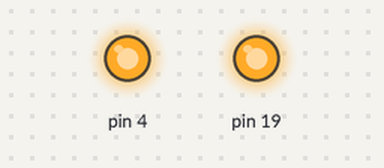
This sketch was run on a simulated Arduino Uno, built with avr-gcc and run on an emulated ATmega328P. On the bench: output pins drawn as LEDs (lit = HIGH).

Above: at 0.1 s.
Timing chart, 0 to 1.6 s (numbered marks = the images above):
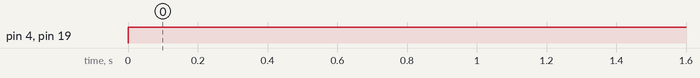

The sketch:

LEDBasics.ino
```cpp
void setup() {
  // put your setup code here, to run once:
  pinMode(4, OUTPUT);
  pinMode(19, OUTPUT);
}

void loop() {
  // put your main code here, to run repeatedly:
  digitalWrite(4, HIGH); // red
  digitalWrite(19, HIGH); // blue
}
```

Measured:
- by itself, pin 4, pin 19: LOW → HIGH at 0.00 s
